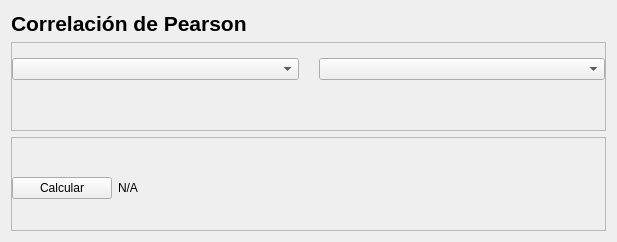
<?xml version="1.0" encoding="UTF-8"?>
<ui version="4.0">
 <class>Form</class>
 <widget class="QWidget" name="Form">
  <property name="geometry">
   <rect>
    <x>0</x>
    <y>0</y>
    <width>617</width>
    <height>242</height>
   </rect>
  </property>
  <property name="windowTitle">
   <string>Correlación de Pearson</string>
  </property>
  <layout class="QVBoxLayout" name="verticalLayout">
   <item>
    <widget class="QLabel" name="label_2">
     <property name="sizePolicy">
      <sizepolicy hsizetype="Preferred" vsizetype="Maximum">
       <horstretch>0</horstretch>
       <verstretch>0</verstretch>
      </sizepolicy>
     </property>
     <property name="font">
      <font>
       <pointsize>16</pointsize>
       <weight>75</weight>
       <bold>true</bold>
      </font>
     </property>
     <property name="text">
      <string>Correlación de Pearson</string>
     </property>
    </widget>
   </item>
   <item>
    <widget class="QFrame" name="frame">
     <property name="sizePolicy">
      <sizepolicy hsizetype="Preferred" vsizetype="Maximum">
       <horstretch>0</horstretch>
       <verstretch>0</verstretch>
      </sizepolicy>
     </property>
     <property name="frameShape">
      <enum>QFrame::StyledPanel</enum>
     </property>
     <property name="frameShadow">
      <enum>QFrame::Raised</enum>
     </property>
     <layout class="QHBoxLayout" name="horizontalLayout">
      <property name="spacing">
       <number>20</number>
      </property>
      <property name="leftMargin">
       <number>0</number>
      </property>
      <property name="topMargin">
       <number>15</number>
      </property>
      <property name="rightMargin">
       <number>0</number>
      </property>
      <property name="bottomMargin">
       <number>50</number>
      </property>
      <item>
       <widget class="QComboBox" name="comboBox1">
        <property name="iconSize">
         <size>
          <width>12</width>
          <height>12</height>
         </size>
        </property>
       </widget>
      </item>
      <item>
       <widget class="QComboBox" name="comboBox2">
        <property name="iconSize">
         <size>
          <width>12</width>
          <height>12</height>
         </size>
        </property>
       </widget>
      </item>
     </layout>
    </widget>
   </item>
   <item>
    <widget class="QFrame" name="frame_2">
     <property name="sizePolicy">
      <sizepolicy hsizetype="Preferred" vsizetype="Preferred">
       <horstretch>0</horstretch>
       <verstretch>0</verstretch>
      </sizepolicy>
     </property>
     <property name="frameShape">
      <enum>QFrame::StyledPanel</enum>
     </property>
     <property name="frameShadow">
      <enum>QFrame::Raised</enum>
     </property>
     <layout class="QHBoxLayout" name="horizontalLayout_2">
      <property name="leftMargin">
       <number>0</number>
      </property>
      <property name="rightMargin">
       <number>0</number>
      </property>
      <property name="bottomMargin">
       <number>0</number>
      </property>
      <item>
       <widget class="QPushButton" name="btnCalcular">
        <property name="minimumSize">
         <size>
          <width>100</width>
          <height>0</height>
         </size>
        </property>
        <property name="maximumSize">
         <size>
          <width>100</width>
          <height>16777215</height>
         </size>
        </property>
        <property name="text">
         <string>Calcular</string>
        </property>
       </widget>
      </item>
      <item>
       <widget class="QLabel" name="labelResultado">
        <property name="sizePolicy">
         <sizepolicy hsizetype="Preferred" vsizetype="Maximum">
          <horstretch>0</horstretch>
          <verstretch>0</verstretch>
         </sizepolicy>
        </property>
        <property name="text">
         <string>N/A</string>
        </property>
       </widget>
      </item>
     </layout>
    </widget>
   </item>
  </layout>
 </widget>
 <resources/>
 <connections/>
</ui>
